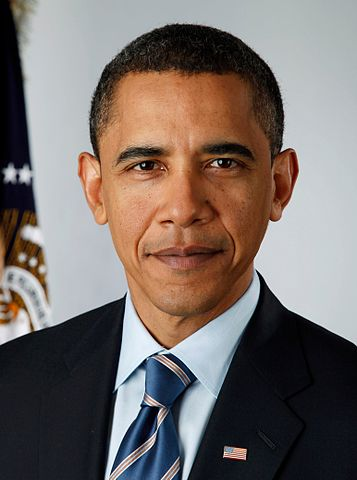
#> input picture image/input.jpg, 357 x 480 px
$ python facedetect_image.py
#> lines starting #> are read from the running program, lines starting #| are printed output that depends on the picture; after the words box and inside, x2 and y2 are one past the last pixel; in counts of white or black regions, pixels touching at a corner belong together
import cv2

filename = './image/input.jpg'

def detect(filename):
#> called with filename = './image/input.jpg'
    face_cascade = cv2.CascadeClassifier('./cascades/haarcascade_frontalface_default.xml')
    img = cv2.imread(filename)
#> img is the input picture: shape (480, 357, 3); mean B, G, R 105.3, 109.8, 120.1
    gray = cv2.cvtColor(img, cv2.COLOR_BGR2GRAY)  # 转化为灰度图，因为人脸检测需要这样的色彩空间
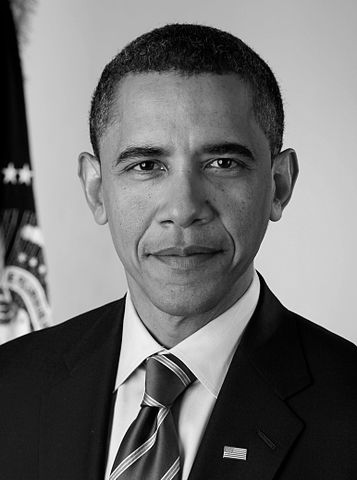
#> gray: shape (480, 357); min 0, max 254, mean 112.3
    faces = face_cascade.detectMultiScale(gray, 1.3, 5)  # 进行人脸检测， 1.3的压缩率， 每个人脸矩形保留近邻数目的最小值
#> faces = [[82, 83, 209, 209]]
    # 检测操作的返回值为人脸矩形数组， 函数cv2.tectangle允许通过坐标来绘制矩形
    for (x, y, w, h) in faces:
        img = cv2.rectangle(img, (x, y), (x+w, y+h), (255, 225, 0), 2)  # x和y是左上角坐标，（255）是颜色，2是矩形框的宽度
#> this loop made 1 pass
#> pass 1, in detect, `img = cv2.rectangle(img, (x, y), (x+w, y+h), (255, 225, 0), 2)`:
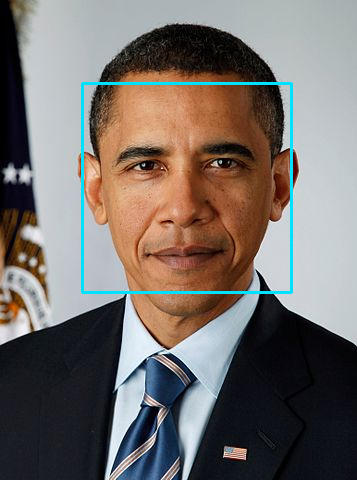
#> img: shape (480, 357, 3); 1.46% of pixels changed, all inside (x1, y1, x2, y2) = (81, 82, 293, 294)
    cv2.namedWindow('President')
    cv2.imshow('President', img)
    cv2.imwrite('./output.jpg', img)
    cv2.waitKey(0)

if __name__ == '__main__':
    detect(filename)
